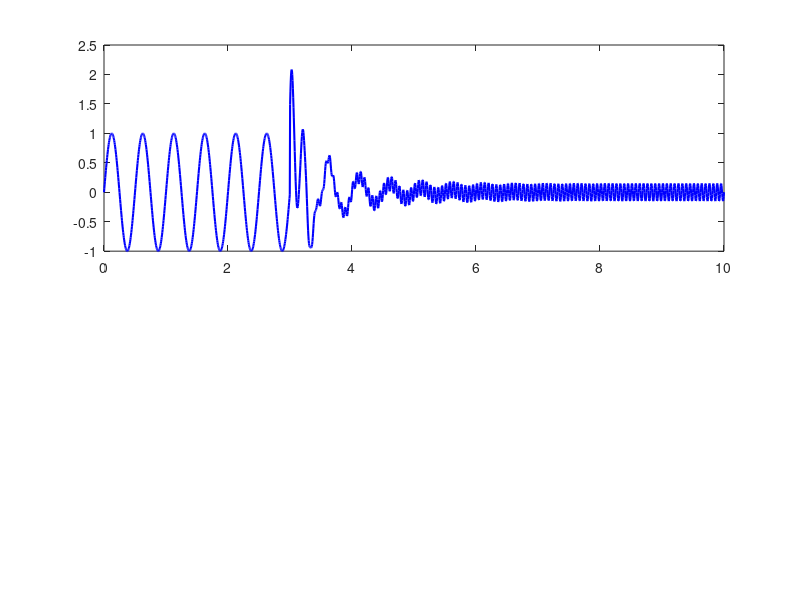

The MATLAB source for this figure: (Note: this script raises an error after producing the figure.)
% Kuantum Ölçüm ve Silgi Deneylerinin Sistem Dinamiği Simülasyonu (Revize)
t = linspace(0, 10, 2000);
w0 = 2 * pi * 2; % Temel rezonans (ölçülebilir foton dalgası)
base_wave = sin(w0 * t);

% Ortak sönümleme ve yüksek frekans parametreleri
w_unmeasurable = w0 * 8; % 8 kat daha yüksek frekans (Gürültü tabanı)
amp_unmeasurable = 0.15; % Çok düşük genlik
wd = 2 * pi * 5; % Bozucu etki frekansı
t_meas = 3; % Ölçüm anı

%% Senaryo 1: Klasik Çift Yarık Ölçümü (Yüksek Frekansa Çöküş)
y1 = zeros(size(t));
for i = 1:length(t)
    if t(i) < t_meas
        y1(i) = base_wave(i);
    else
        decay = exp(-1.2 * (t(i) - t_meas));
        transient = 2 * exp(-0.15 * wd * (t(i) - t_meas)) * sin(wd * (t(i) - t_meas) + pi/4);
        unmeasurable = amp_unmeasurable * sin(w_unmeasurable * t(i));
        y1(i) = (base_wave(i) * decay) + transient + (unmeasurable * (1 - decay));
    end
end

%% Senaryo 2: Kuantum Silgisi (DCQE - Bozucu Etkinin Telafisi)
y2 = zeros(size(t));
t_erase = 6; % Bilginin silinmesi (Telafi - Erasure) anı

for i = 1:length(t)
    if t(i) < t_meas
        % 1. Bölge: Ölçüm öncesi normal dalga
        y2(i) = base_wave(i);
        
    elseif t(i) >= t_meas && t(i) < t_erase
        % 2. Bölge: Ölçüm yapıldı, dalga çöktü (Ölçülemeyen durum)
        decay = exp(-1.5 * (t(i) - t_meas));
        transient = 2 * exp(-0.2 * wd * (t(i) - t_meas)) * sin(wd * (t(i) - t_meas));
        unmeasurable = amp_unmeasurable * sin(w_unmeasurable * t(i));
        y2(i) = (base_wave(i) * decay) + transient + (unmeasurable * (1 - decay));
        
    else
        % 3. Bölge: Telafi (Silgi) işlemi uygulandı, dalga yeniden inşa ediliyor
        unmeasurable_residual = amp_unmeasurable * sin(w_unmeasurable * t(i)) * exp(-2 * (t(i) - t_erase));
        recovery_transient = -1.5 * exp(-0.3 * wd * (t(i) - t_erase)) * sin(wd * (t(i) - t_erase));
        growth = 1 - exp(-1.5 * (t(i) - t_erase)); % Dalganın yeniden büyümesi
        
        y2(i) = unmeasurable_residual + recovery_transient + (base_wave(i) * growth);
    end
end

%% Grafik Çizimi
figure('Position', [100, 100, 900, 600], 'Color', 'w');

% Alt Grafik 1: Case A
subplot(2,1,1);
plot(t, y1, 'b', 'LineWidth', 1.5); hold on;
xline(t_meas, 'r--', 'LineWidth', 1.5);
text(t_meas+0.2, 2.2, 'Measurement (Disturbance)', 'Color', 'r', 'FontSize', 11, 'Interpreter', 'latex');
text(1, 1.8, 'Measurable Wave', 'FontSize', 11, 'Interpreter', 'latex');
text(5.5, 1.2, 'Unmeasurable State (Decoherence)', 'FontSize', 11, 'Interpreter', 'latex');
text(6, 0.8, '(High Freq/Low Amp)', 'FontSize', 11, 'Interpreter', 'latex');
title('\textbf{Case A: Standard Measurement (Transition to Unmeasurable State)}', 'Interpreter', 'latex', 'FontSize', 14);
ylabel('Field Perturbation $\psi(t)$', 'Interpreter', 'latex', 'FontSize', 12);
grid on; set(gca, 'TickLabelInterpreter', 'latex', 'FontSize', 11); ylim([-2.5 2.8]);

% Alt Grafik 2: Case B
subplot(2,1,2);
plot(t, y2, 'Color', [0 0.5 0], 'LineWidth', 1.5); hold on;
xline(t_meas, 'r--', 'LineWidth', 1.5);
xline(t_erase, 'k--', 'LineWidth', 1.5);
text(t_meas+0.1, 2.4, 'Measurement', 'Color', 'r', 'FontSize', 11, 'Interpreter', 'latex');
text(t_erase+0.1, 2.4, 'Erasure (Compensation)', 'Color', 'k', 'FontSize', 11, 'Interpreter', 'latex');
text(0.5, -2, 'Wave Behavior', 'FontSize', 11, 'Interpreter', 'latex');
text(4, -2, 'Interference Lost', 'FontSize', 11, 'Interpreter', 'latex');
text(7.5, -2, 'Wave Restored', 'FontSize', 11, 'Interpreter', 'latex');
title('\textbf{Case B: Delayed-Choice Quantum Eraser (Disturbance Cancellation)}', 'Interpreter', 'latex', 'FontSize', 14);
xlabel('Time / Propagation Distance', 'Interpreter', 'latex', 'FontSize', 12);
ylabel('Field Perturbation $\psi(t)$', 'Interpreter', 'latex', 'FontSize', 12);
grid on; set(gca, 'TickLabelInterpreter', 'latex', 'FontSize', 11); ylim([-2.5 2.8]);
